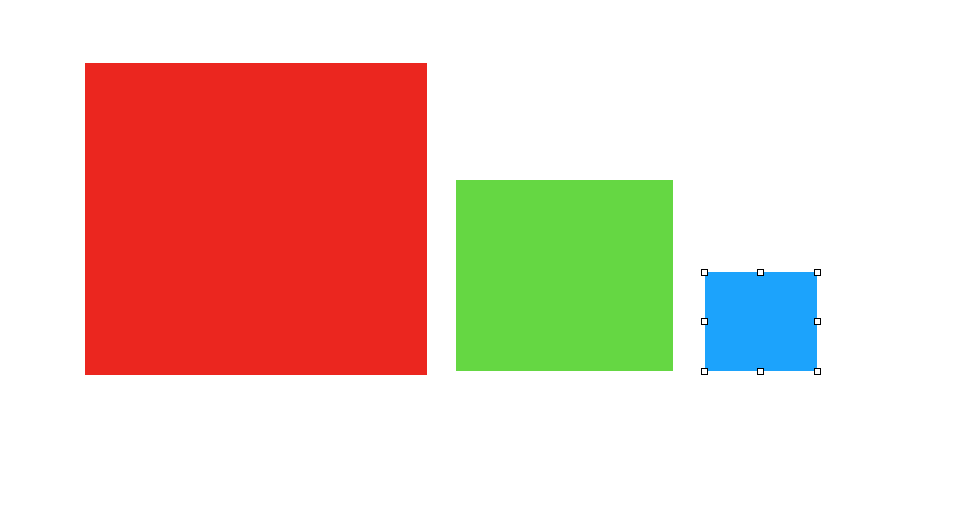
#> input picture InternationalDays_ImageProcessing/InternationalDays_ImageProcessing/imgcolor.png, 954 x 506 px
$ python simpleinvertedbinarization.py
#> lines starting #> are read from the running program, lines starting #| are printed output that depends on the picture; after the words box and inside, x2 and y2 are one past the last pixel; in counts of white or black regions, pixels touching at a corner belong together
import cv2

image = cv2.imread('imgcolor.png',0) #Read image in grayscale
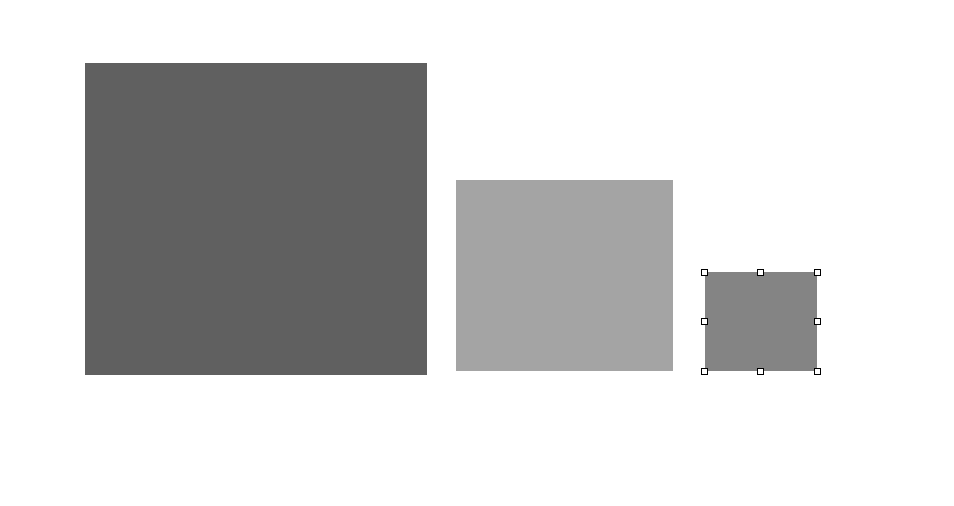
#> image: shape (506, 954); min 0, max 255, mean 209.1
cv2.imshow('Loaded image',image) # Plot grayscale image
ret, thresh1 = cv2.threshold(image, 150, 255, cv2.THRESH_BINARY_INV) # Apply binarization with threshold of 120
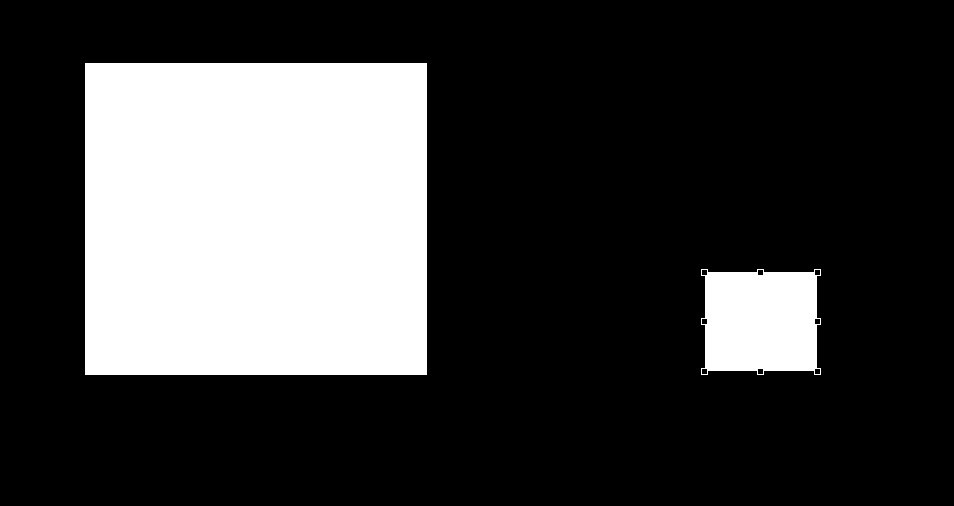
#> thresh1: shape (506, 954); 24.4% white; 2 white regions, box (x1, y1, x2, y2) and area: (85, 63, 427, 375) 106704, (701, 269, 821, 375) 11147
cv2.imshow('Thresholded image: 150',thresh1) # Plot the binarized image
cv2.waitKey(0) # Close windows
cv2.destroyAllWindows()
